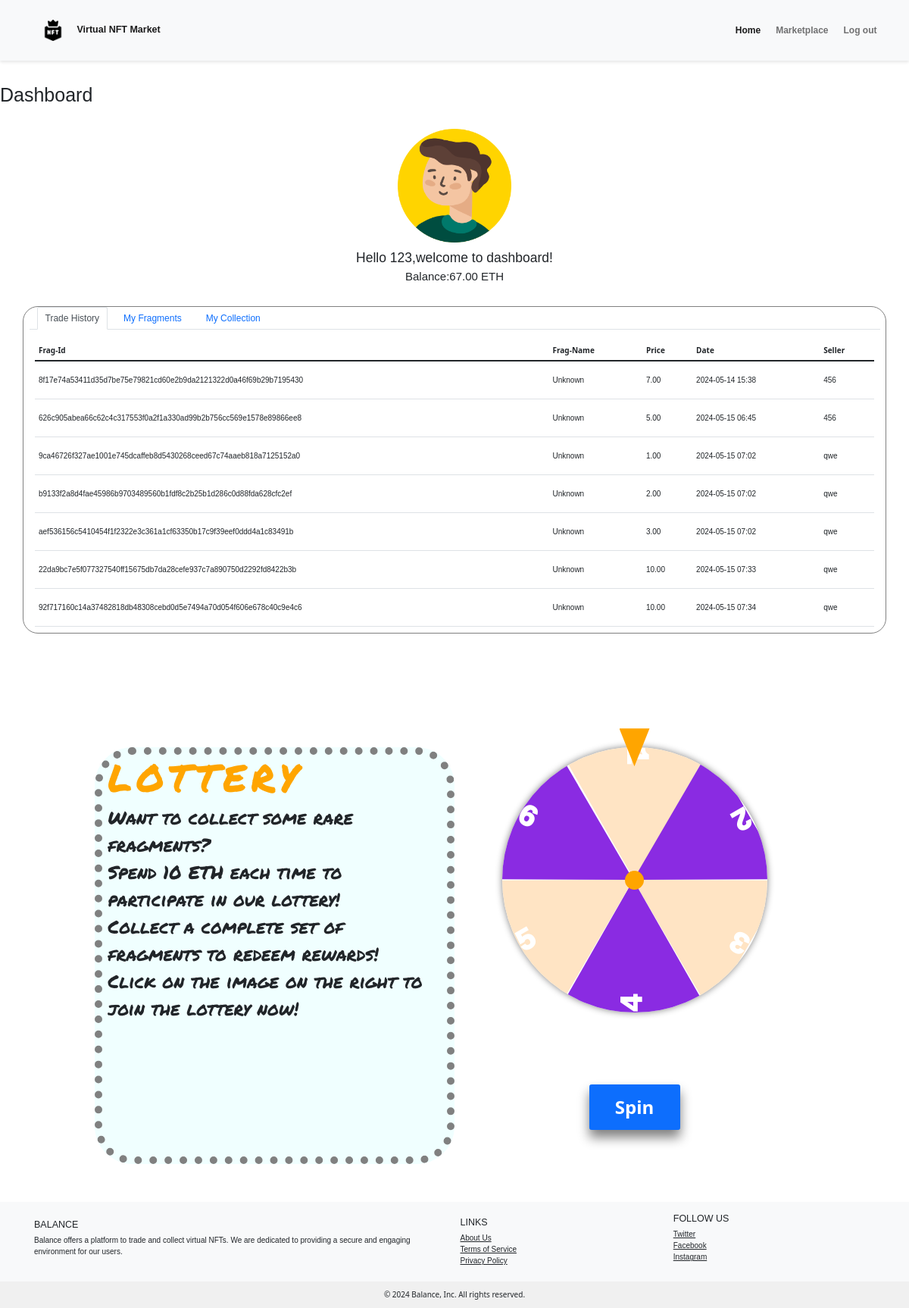
The app's page /dashboard (signed in) with its own data.
### app/models.py (models this page shows, shortened)
class User(db.Model, UserMixin):
    __tablename__ = 'users'
    id = db.Column(db.Integer, primary_key=True)
    username = db.Column(db.String(64), unique=True, nullable=False)
    email = db.Column(db.String(255), unique=True, nullable=False)
    passwd_hash = db.Column(db.String(255), nullable=False)
    balance = db.Column(db.String(255), nullable=False, default='50.0')
    user_fragments = db.relationship('Fragment', lazy='select')
    user_transactions = db.relationship('Trade', lazy='select')
    __table_args__ = (
        db.CheckConstraint('balance >= 0 AND balance < 100000', name='check_balance'),
    )

class TradeHistory(db.Model):
    __tablename__ = 'trade_history'
    trade_id = db.Column(db.Integer, primary_key=True)
    frag_id = db.Column(db.Text,  nullable=False)
    frag_name = db.Column(db.Text,  nullable=False)
    seller = db.Column(db.Integer, db.ForeignKey('users.id'))
    buyer = db.Column(db.Integer, db.ForeignKey('users.id'))
    price = db.Column(db.String, nullable=False, default=0.0, server_default="0.0")
    transaction_time = db.Column(db.DateTime, nullable=False, default=datetime.now(timezone.utc))
    seller_user = db.relationship('User', foreign_keys=[seller], backref=db.backref('sold_transactions', lazy='dynamic'))
    buyer_user = db.relationship('User', foreign_keys=[buyer], backref=db.backref('bought_transactions', lazy='dynamic'))
    __table_args__ = (
        db.CheckConstraint(price >= 0, name='price_nonnegative'),
    )

### app/routes.py (the view)
@app.route('/dashboard', methods=['GET'])
@login_required
def dashboard():
    trade_history = db.session.query(
        TradeHistory.trade_id,
        TradeHistory.frag_id,
        TradeHistory.frag_name,
        TradeHistory.price,
        TradeHistory.transaction_time,
        User.username.label('seller_username'),
    ).join(User, User.id == TradeHistory.seller).filter(TradeHistory.buyer == current_user.id).all()
    fragments=current_user.user_fragments
    collections = NFT.query.filter_by(completed=1, owner=current_user.id).all()
    return render_template('dashboard.html', trade_history=trade_history, fragments=fragments, collections=collections)

### app/__init__.py (called while the page is built)
@login_manager.user_loader
def load_user(user_id):
    from .models import User
    return User.query.get(int(user_id))

### app/models.py (called while the page is built)
    @hybrid_property
    def name(self):
        if 'static/uploads/' in self.path:
            file_name_with_extension = self.path.split('static/uploads/')[-1]
            file_name, _ = os.path.splitext(file_name_with_extension)
            return file_name
        return None

### templates/dashboard.html (shortened to what this page needs)
<!DOCTYPE html>
<html lang="en">
<head>
    <link href="{{ url_for('static', filename='css/main.css') }}" rel="stylesheet">
    <link href="{{ url_for('static', filename='css/dashboard.css') }}" rel="stylesheet">
    <link href="https://cdn.bootcss.com/bootstrap/5.1.3/css/bootstrap.min.css" rel="stylesheet">
    <link rel="stylesheet" href="https://cdn.jsdelivr.net/npm/bootstrap-icons@1.11.3/font/bootstrap-icons.min.css">
</head>
<body>
    <nav class="navbar navbar-expand-md navbar-light bg-light">
        <div class="container-fluid">
            <a class="navbar-brand ps-5" href="{{ ('index') }}"><img class="logo" alt="nft-logo" src="{{ url_for('static', filename='images/logo.png') }}">Virtual NFT Market</a>
            <div class="collapse navbar-collapse justify-content-end pe-5" id="navbarNav">
                <ul class="navbar-nav">
                    <li class="nav-item">
                        <a class="nav-link active" aria-current="page" href="{{ url_for('index') }}"><b>Home</b></a >
                    </li>
                    <li class="nav-item">
                        <a class="nav-link" href="{{ url_for('marketplace') }}"><b>Marketplace</b></a >
                    </li>
                    <li class="nav-item">
                        <a class="nav-link" href="{{ url_for('logout') }}"><b>Log out</b></a >
                    </li>
                </ul>
            </div>
        </div>
    </nav>
    <div class="user-info">
        <h1 class="mt-5 mb-5">Dashboard</h1>
        <div class="info-head mb-5">
            <div class="d-flex align-items-center justify-content-center flex-column">
                <div class="mb-3">
                    <img src="{{ url_for('static', filename='images/seller8.png') }}" class="user-img d-block">
                </div>
            </div>
            <h3 class="text-center">Hello {{ current_user.username }},welcome to dashboard!</h3>
            <h4 class="text-center">Balance:{{ '%.2f'|format(current_user.balance) }} ETH</h4>
        </div>
        <div class="container nav-container">
            <ul class="nav nav-tabs" role="tablist">
                <li class="nav-item">
                    <a class="nav-link active" data-bs-toggle="tab" href="#my-trade">Trade History</a>
                </li>
                <li class="nav-item">
                    <a class="nav-link" data-bs-toggle="tab" href="#my-fragments">My Fragments</a>
                </li>
                <li class="nav-item">
                    <a class="nav-link" data-bs-toggle="tab" href="#my-collection">My Collection</a>
                </li>
            </ul>
            <div class="tab-content">
                <div id="my-trade" class="container tab-pane active"><br>
                    <table class="table">
                        <thead>
                            <tr>
                                <th>Frag-Id</th>
                                <th>Frag-Name</th>
                                <th>Price</th>
                                <th>Date</th>
                                <th>Seller</th>
                            </tr>
                        </thead>
                        <tbody id="trades">
                            {% for trade in trade_history %}
                                <tr style="height: 50px;">
                                    <td>{{ trade.frag_id }}</td>
                                    <td>{{ trade.frag_name }}</td>
                                    <td>{{ '%.2f'|format(trade.price) }}</td>
                                    <td>{{ trade.transaction_time.strftime('%Y-%m-%d %H:%M') }}</td>
                                    <td>{{ trade.seller_username }}</td>
                                </tr>
                            {% endfor %}
                        </tbody>
                    </table>
                </div>
                </div>
            </div>
        </div>
    <div class="container lottery-block">
        <div class="row justify-content-center">
            <div class="col-sm-5 d-flex align-items-start justify-content-center lottery-text">
                <div class="lottery-title-container">
                    <h2 class="lottery-title mb-10">
                        <span>L</span>
                        <span>O</span>
                        <span>T</span>
                        <span>T</span>
                        <span>E</span>
                        <span>R</span>
                        <span>Y</span>
                    </h2>
                    <p class="lottery-intro">
                        Want to collect some rare fragments?
                        <br>
                        Spend 10 ETH each time to participate in our lottery!
                        <br>
                        Collect a complete set of fragments to redeem rewards!
                        <br>
                        Click on the image on the right to join the lottery now!
                    </p>
                </div>
            </div>
            <div class="lottery-container col-sm-5">
                <div class="spin-wheel">
                    <div class="one">1</div>
                    <div class="two">2</div>
                    <div class="three">3</div>
                    <div class="four">4</div>
                    <div class="five">5</div>
                    <div class="six">6</div>
                </div>
                <span class="wheel-center"></span>
                <button type="button" id="spin" class="btn btn-primary">Spin</button>
                <div class="stopper"></div>
            </div>
        </div>
    </div>
    <footer class="bg-light text-center text-lg-start">
        <div class="container p-4">
            <div class="row align-items-center">
                <div class="col-lg-6 col-md-12 mb-4 mb-md-0">
                    <h5 class="text-uppercase">Balance</h5>
                    <p>
                        Balance offers a platform to trade and collect virtual NFTs. We are dedicated to providing a secure and engaging environment for our users.
                    </p>
                </div>
                <div class="col-lg-3 col-md-6 mb-4 mb-md-0">
                    <h5 class="text-uppercase">Links</h5>
                    <ul class="list-unstyled mb-0">
                        <li>
                            <a href="{{ url_for('about') }}" class="text-dark">About Us</a>
                        </li>
                        <li>
                            <a href="{{ url_for('terms') }}" class="text-dark">Terms of Service</a>
                        </li>
                        <li>
                            <a href="{{ url_for('privacy') }}" class="text-dark">Privacy Policy</a>
                        </li>
                    </ul>
                </div>
                <div class="col-lg-3 col-md-6 mb-4 mb-md-0">
                    <h5 class="text-uppercase">Follow Us</h5>
                    <ul class="list-unstyled">
                        <li>
                            <a href="#!" class="text-dark">Twitter</a>
                        </li>
                        <li>
                            <a href="#!" class="text-dark">Facebook</a>
                        </li>
                        <li>
                            <a href="#!" class="text-dark">Instagram</a>
                        </li>
                    </ul>
                </div>
            </div>
        </div>
        <div class="text-center p-3" style="background-color: #f0f0f0;">
            © 2024 Balance, Inc. All rights reserved.
        </div>
    </footer>
</body>
</html>

### static/css/main.css (style rules this page uses)
* { margin:0; padding: 0; box-sizing: border-box; }
html { font-size: 62.5%; }
html,body,a,h1,h2,h3,h4,h5,h6,p,td,li { font-family: "Rubik",sans-serif }
.logo { height: 6.4rem; padding:1.8rem; }
.navbar { padding: 12px 0; box-shadow: 0 2px 4px rgba(0, 0, 0, 0.1); }
.navbar-brand { font-size: 1.5rem; font-weight: bold; }
.nav-link { font-size: 12px; margin-left: 10px; }

### static/css/dashboard.css (style rules this page uses)
.user-img { height:15rem; width:15rem; }
.tab-content { height: 40rem; width: auto; overflow-y: auto; }
th, td { text-align: left; vertical-align: middle; }
.nav-container { border:1px solid grey; border-radius: 2rem; }
.lottery-block { margin-top:15rem; margin-bottom: 5rem; }
.lottery-text { border:1rem dotted grey; border-radius: 5rem; background-color: azure; }
.lottery-intro { font-family: "Permanent Marker", cursive; font-weight: 200; font-style: normal; font-size:2.4rem; }
.lottery-title span { font-family: "Permanent Marker", cursive; font-weight: 400; font-style: normal; font-size: 5rem; color: orange; display: inline-flex; animation: lottery-title 2s infinite; }
.lottery-title-container span:nth-of-type(1) { animation-delay: 0.2s; }
.lottery-title-container span:nth-of-type(2) { animation-delay: 0.4s; }
.lottery-title-container span:nth-of-type(3) { animation-delay: 0.6s; }
.lottery-title-container span:nth-of-type(4) { animation-delay: 0.8s; }
.lottery-title-container span:nth-of-type(5) { animation-delay: 1s; }
.lottery-title-container span:nth-of-type(6) { animation-delay: 1.2s; }
.lottery-title-container span:nth-of-type(7) { animation-delay: 1.4s; }
.lottery-container { display: flex; align-items: center; justify-content:center; margin-top: 3rem; margin-bottom: 20rem; }
.spin-wheel { height:35rem; width:35rem; position: relative; border-radius: 50%; overflow: hidden; box-shadow:0 0 1rem grey; transition: 3s all; }
.spin-wheel div { height: 50%; width:20rem; clip-path:polygon(100% 0,50% 100%,0 0); position:absolute; transform: translateX(-50%); transform-origin: bottom; left:21%; display: flex; align-items: center; font-size:4rem; font-weight: 1000; font-family: monospace; letter-spacing: 1rem; color:white; writing-mode: vertical-rl; }
.spin-wheel .one { background-color: bisque; left:50%; }
.spin-wheel .two { background-color: blueviolet; transform: rotate(60deg); }
.spin-wheel .three { background-color: bisque; transform: rotate(120deg); }
.spin-wheel .four { background-color: blueviolet; transform: rotate(180deg); }
.spin-wheel .five { background-color: bisque; transform: rotate(240deg); }
.spin-wheel .six { background-color: blueviolet; transform: rotate(300deg); }
.wheel-center { height:2.5rem; width:2.5rem; background:orange; border-radius: 50%; position:absolute; }
#spin { height:6rem; width: 12rem; position: absolute; margin-top: 60rem; font-size: 2.4rem; font-weight: 800; box-shadow: 0 1rem 1.5rem grey; }
.stopper { height: 5rem; width:4rem; background:orange; position:absolute; margin-top: 60rem; margin-top:-35rem; clip-path:polygon(100% 0,50% 100%,0 0); }

### records on screen
User: username "123", balance "67.00"
TradeHistory: frag_id "8f17e74a53411d35d7be75e79821cd60e2b9da2121322d0a46f69b29b7195430", frag_name "Unknown", price "7.00", transaction_time "2024-05-14 15:38", seller_username "456"
TradeHistory: frag_id "626c905abea66c62c4c317553f0a2f1a330ad99b2b756cc569e1578e89866ee8", frag_name "Unknown", price "5.00", transaction_time "2024-05-15 06:45", seller_username "456"
TradeHistory: frag_id "9ca46726f327ae1001e745dcaffeb8d5430268ceed67c74aaeb818a7125152a0", frag_name "Unknown", price "1.00", transaction_time "2024-05-15 07:02", seller_username "qwe"
TradeHistory: frag_id "b9133f2a8d4fae45986b9703489560b1fdf8c2b25b1d286c0d88fda628cfc2ef", frag_name "Unknown", price "2.00", transaction_time "2024-05-15 07:02", seller_username "qwe"
TradeHistory: frag_id "aef536156c5410454f1f2322e3c361a1cf63350b17c9f39eef0ddd4a1c83491b", frag_name "Unknown", price "3.00", transaction_time "2024-05-15 07:02", seller_username "qwe"
TradeHistory: frag_id "22da9bc7e5f077327540ff15675db7da28cefe937c7a890750d2292fd8422b3b", frag_name "Unknown", price "10.00", transaction_time "2024-05-15 07:33", seller_username "qwe"
TradeHistory: frag_id "92f717160c14a37482818db48308cebd0d5e7494a70d054f606e678c40c9e4c6", frag_name "Unknown", price "10.00", transaction_time "2024-05-15 07:34", seller_username "qwe"
